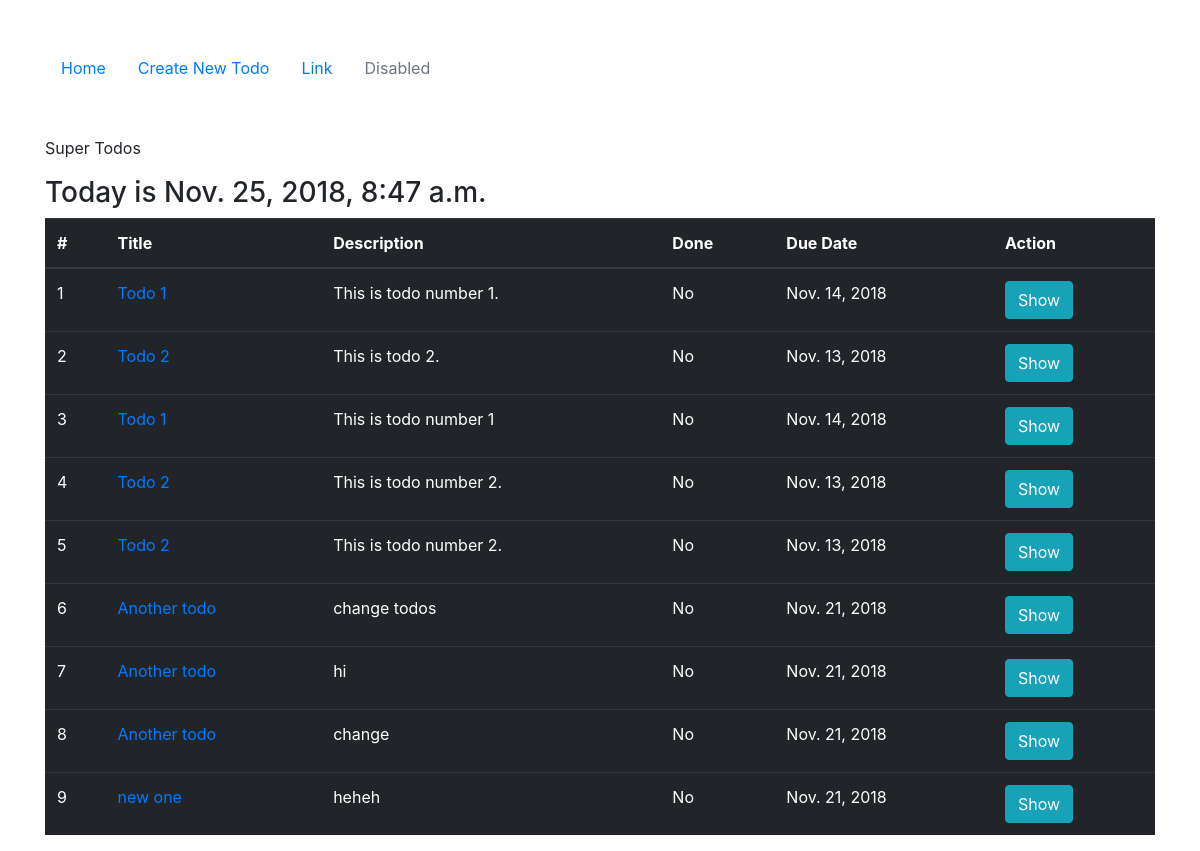
The page / on the database its author committed.
### todo/models.py (models this page shows, shortened)
class Todo(models.Model):
    title = models.CharField(max_length=255)
    due_date = models.DateField()
    done = models.BooleanField(default=False)
    description = models.TextField()

### todo/views.py (the view)
# urls.py: path('', views.index, name='index'),
def index(request):
    todos = Todo.objects.all()
    context = {
        'todos': todos,
        'today': datetime.now(),
        'app_name': "Super Todos",
    }
    return render(request, 'todo/index.html', context=context)

### todo/templates/todo/index.html (shortened to what this page needs)
{% extends "todo/base.html" %}
{% block content %}
<p> {{ app_name }} </p>
<h3>Today is {{ today }}</h3>
  <table class="table table-dark">
    <thead>
      <tr>
        <th scope="col">#</th>
        <th scope="col">Title</th>
        <th scope="col">Description</th>
        <th scope="col">Done</th>
        <th scope="col">Due Date</th>
        <th scope="col">Action</th>
      </tr>
    </thead>
    <tbody>
    {% for todo in todos %}
          <tr>
            <td>{{ forloop.counter }}</td>
            <td><a href="{% url 'update_todo' todo_id=todo.pk %}">{{ todo.title }}</a></td>
            <td>{{ todo.description|truncatewords:10 }}</td>
            <td>{{ todo.done|yesno:"Yes,No" }}</td>
            <td>{{ todo.due_date }}</td>
            <td><a class="btn btn-info" href="{% url 'todo_detail' todo_id=todo.pk %}">Show</a></td>
          </tr>
    {% endfor %}
    </tbody>
</table>
{% endblock %}

### todo/templates/todo/base.html (shortened to what this page needs)
{% load static %}
<!doctype html>
<html lang="en">
  <head>
    <link rel="stylesheet" href="{% static 'todo/css/style.css' %}">
    <link rel="stylesheet" href="{% static 'todo/css/bootstrap.min.css' %}">
    <link rel="stylesheet" href="{% static 'todo/css/gijgo.css' %}">
    <link rel="stylesheet" href="{% static 'todo/css/gijgo.min.css' %}">
  </head>
  <body>
    <div class="container">
      <nav class="nav my-5">
        <a class="nav-link active" href="{% url 'index' %}">Home</a>
        <a class="nav-link" href="{% url 'create_todo' %}">Create New Todo</a>
        <a class="nav-link" href="#">Link</a>
        <a class="nav-link disabled" href="#">Disabled</a>
      </nav>
    </div>
    <div class="container">
        {% block content %}
        {% endblock %}
    </div>
  </body>
</html>

### rows shown on the page
Todo: title "Todo 1", description "This is todo number 1.", done "No", due_date "Nov. 14, 2018"
Todo: title "Todo 2", description "This is todo 2.", done "No", due_date "Nov. 13, 2018"
Todo: title "Todo 1", description "This is todo number 1", done "No", due_date "Nov. 14, 2018"
Todo: title "Todo 2", description "This is todo number 2.", done "No", due_date "Nov. 13, 2018"
Todo: title "Todo 2", description "This is todo number 2.", done "No", due_date "Nov. 13, 2018"
Todo: title "Another todo", description "change todos", done "No", due_date "Nov. 21, 2018"
Todo: title "Another todo", description "hi", done "No", due_date "Nov. 21, 2018"
Todo: title "Another todo", description "change", done "No", due_date "Nov. 21, 2018"
Todo: title "new one", description "heheh", done "No", due_date "Nov. 21, 2018"

### other values the page prints
{{ app_name }} "Super Todos"
